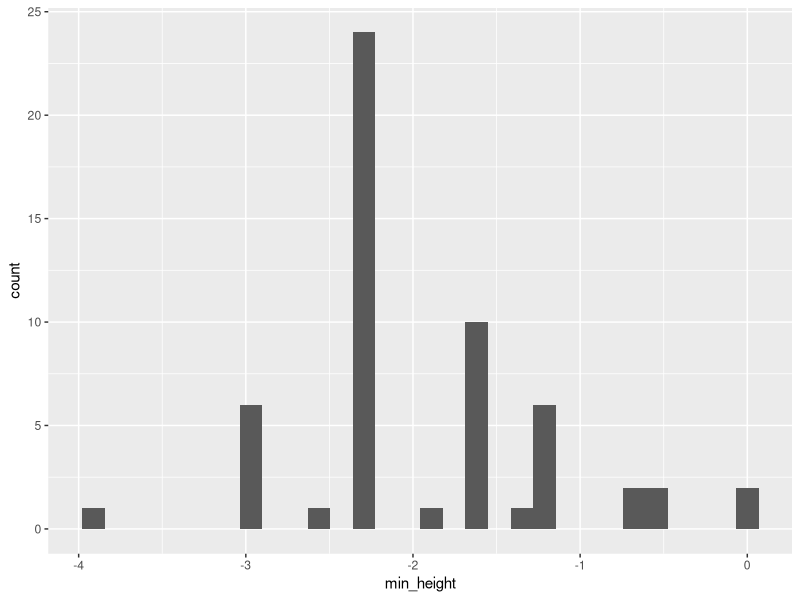
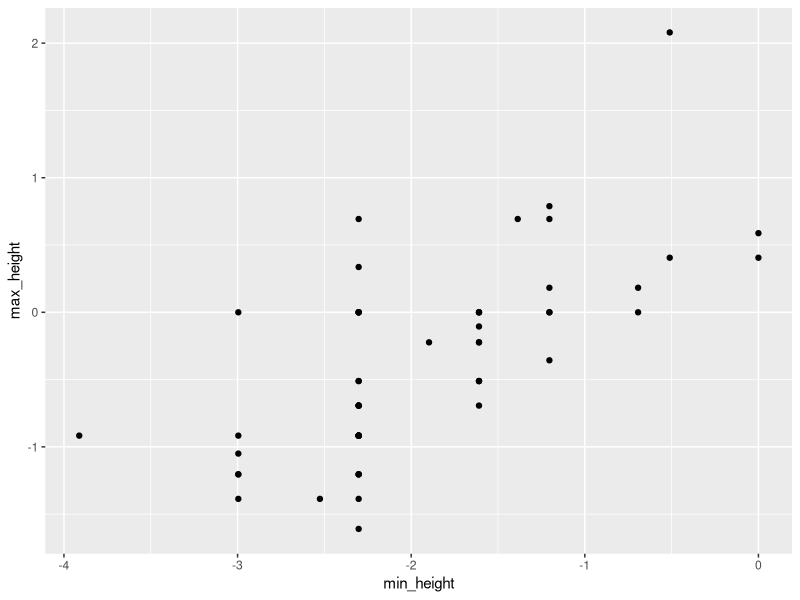
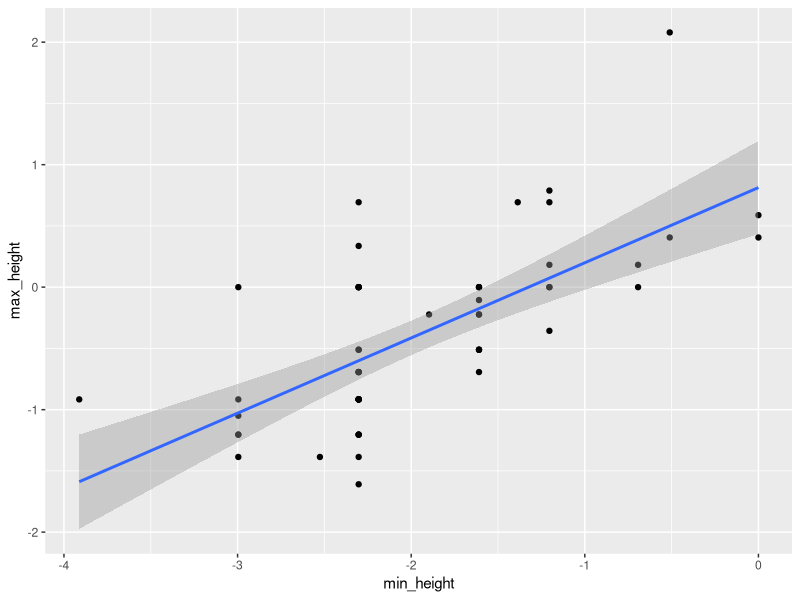
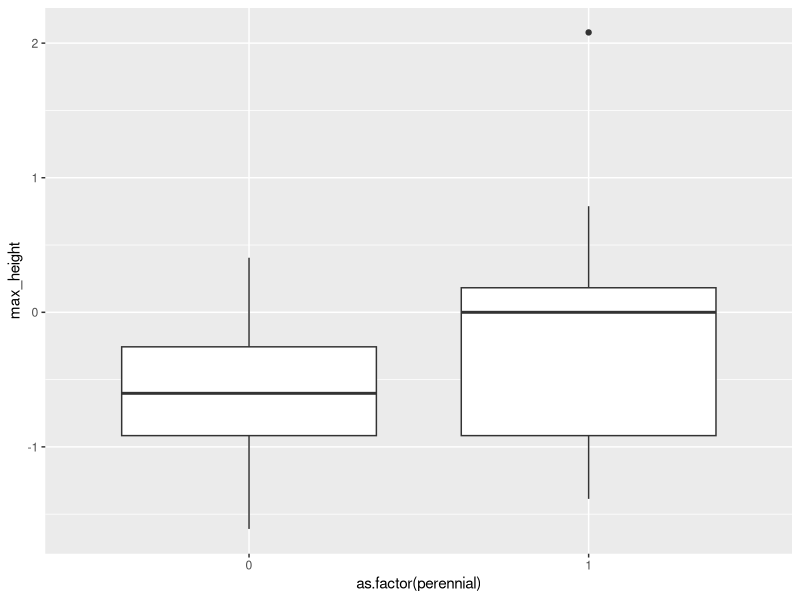

Recreate these plots in R, in order.
## ---- chunk 1
help.search("bar plot")
## ---- chunk 2
3 + 5
## ---- chunk 3
(3 * 5) + 7
## ---- chunk 4
3 * 5 + 7
## ---- chunk 5
3 * (5 + 7)
## ---- chunk 6
sqrt(4)
abs(-5)
round(3.14159265359, 2)
## ---- chunk 7
round(x = 3.14159265359, digits = 2)
## ---- chunk 8
my_var <- 8
## ---- chunk 9
my_var2 <- 10
## ---- chunk 10
my_var + my_var2
## ---- chunk 11
my_var_tot <- my_var + my_var2
## ---- chunk 12
my_var2 <- 3
## ---- chunk 13
# Vector of variables
my_vect <- c(my_var, my_var2)

# Numeric vector
v1 <- c(10, 2, 8, 7, 11, 15)

# Char vector
pets <- c("cat", "dog", "rabbit", "pig")
## ---- chunk 14
v2 <- 1:10
v3 <- seq(from = 1, to = 10)
## ---- chunk 15
pets <- c("cat", "dog", "rabbit", "pig", "snake")
pets[1]
## ---- chunk 16
pets[3:4]
## ---- chunk 17
pets[c(1,4)]
## ---- chunk 18
trait_data <- read.csv("data/tra.csv")
## ---- chunk 19
head(trait_data)
tail(trait_data)
## ---- chunk 20
summary(trait_data)
## ---- chunk 21
trait_data[5, 3]
## ---- chunk 22
trait_data[ ,9]
## ---- chunk 23
trait_data$min_height
## ---- chunk 24
trait_data$min_height[5]
## ---- chunk 25
trait_data[5, ]
## ---- chunk 26
trait_data[5:10, 5:7]
## ---- chunk 27
head(trait_data[5:7])
## ---- chunk 28
head(trait_data[c("species","min_height")])
## ---- chunk 29
## create matrix object
m <- matrix(c(1:8,NA), nrow=3, ncol=3) # a 3x3 matrix

## identify missing values
anyNA(m)
is.na(m[1,1])
is.na(m[2,2])
is.na(m[3,3])
is.na(m)

na_matrix <- is.na(df)
na_count <- sum(is.na(df))

## replace missing values with the average of all values
m[is.na(m)] <- mean(m, na.rm = TRUE)        # assign one value to any missing values

## ---- chunk 30
library(ggplot2)
## ---- chunk 31
ggplot(data = trait_data, aes(x = min_height)) +
  geom_histogram()
## ---- chunk 32
ggplot(data = trait_data, aes(x = min_height, y = max_height)) +
  geom_point()
## ---- chunk 33
ggplot(data = trait_data, aes(x = min_height, y = max_height)) +
  geom_point() +
  geom_smooth(method = "lm")
## ---- chunk 34
ggplot(data = trait_data, aes(x = as.factor(perennial), y = max_height)) +
  geom_boxplot()
## ---- chunk 35
rm(list = ls())
